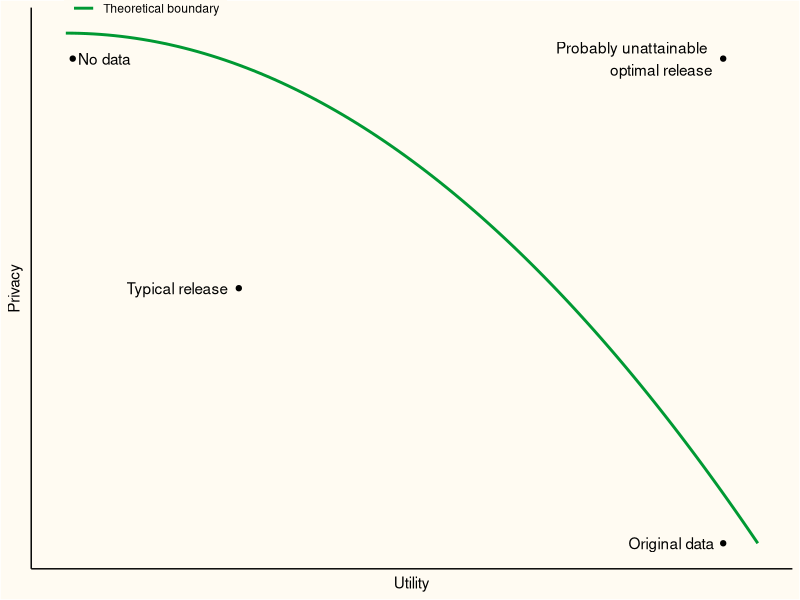
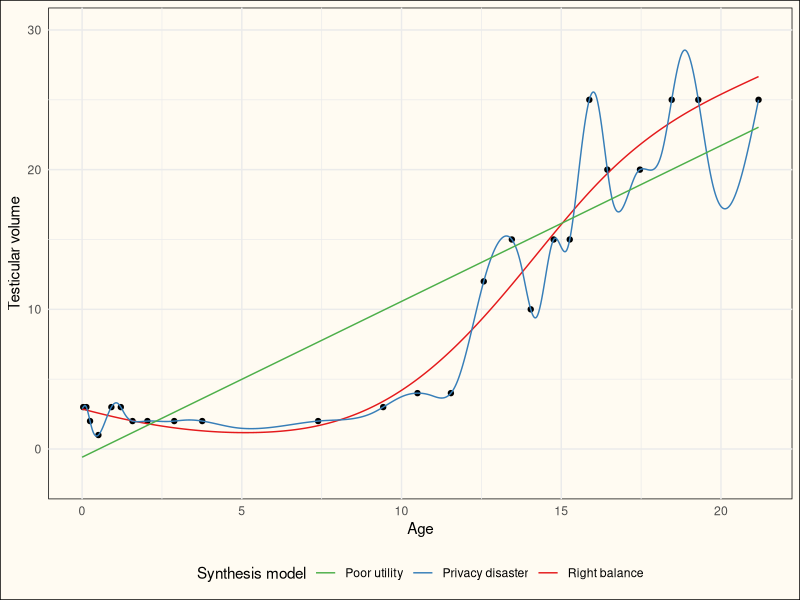
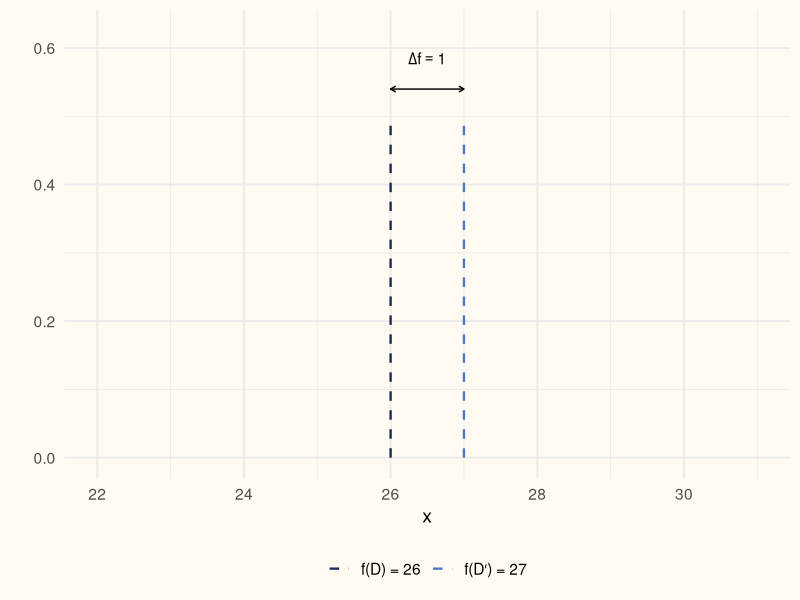
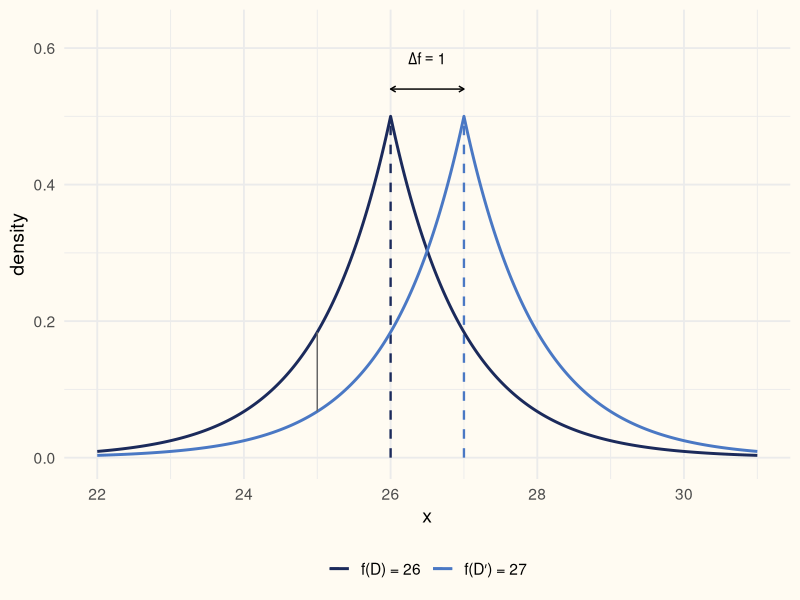

Here is the R script that generated these plots, in order:
## ---- chunk 1
#| echo: false
#| message: false
#| warning: false
library(ggplot2)

ggplot(data = data.frame(
  x = c(0.01, 0.95, 0.95, 0.25),
  y = c(-0.05, -1, -0.05, -0.5),
  label = c("No data", "Original data", "Probably unattainable\noptimal release", "Typical release")
), mapping = aes(x = x, y = y, label = label)) +
  stat_function(aes(col = "Theoretical boundary"), fun = \(x) -x^2, linewidth = 1) +
  xlim(0, 1) +
  theme_classic() +
  theme(axis.text = element_blank(),
        axis.ticks = element_blank(),
        legend.position = "inside",
        legend.position.inside = c(0.15, 1.02),
        legend.background = element_rect(fill = '#fffbf2'),
        panel.background = element_rect(fill = '#fffbf2'),
        plot.background = element_rect(fill = '#fffbf2')) +
  xlab("Utility") +
  ylab("Privacy") +
  geom_point() +
  geom_text(aes(hjust = c(-0.1, 1.1, 1.1, 1.1))) +
  scale_color_manual(values = c("#009933"))
## ---- chunk 2
#| echo: false
#| message: false
#| warning: false
#| fig-width: 9
#| fig-height: 7

set.seed(123)

data <- mice::boys
meth <- mice::make.method(data)
meth["bmi"] <- "~I(wgt/(hgt/100)^2)"
predmat <- mice::make.predictorMatrix(data)
predmat[c("hgt", "wgt"), "bmi"] <- 0

imp <- mice::mice(
  data, 
  method = meth, 
  predictorMatrix = predmat,
  maxit = 20, 
  m = 1,
  print = FALSE
)

data <- mice::complete(imp)

minidata <- data[seq(1, nrow(data), length.out = 25), ]

library(ggplot2)
library(patchwork)

# create new test data set to plot the lines
modeldata <- data.frame(
    age = seq(0, max(minidata$age), length.out = 1001)
)

# simple linear regression model
simple_fit <- lm(tv~age, data = minidata)
simple_pred <- predict(
    simple_fit, 
    newdata = modeldata,
    interval = "prediction"
)

# minimum norm spline
df <- 32
complex_x <- splines::ns(minidata$age, df = df, intercept = TRUE)
SVD <- svd(complex_x)
# calculate minimum norm regression coefficients
complex_fit <- SVD$v %*% ((t(SVD$u) %*% minidata$tv) / SVD$d)
# create test data spline
xnewspline <- splines::ns(modeldata$age, df = df,
                          knots = attr(complex_x, "knots"), 
                          Boundary.knots = attr(complex_x, "Boundary.knots"),
                          intercept = TRUE)
# calculate predicted values
complex_pred <- xnewspline %*% complex_fit

# calculate more or less correct model
right_fit <- lm(sqrt(tv) ~ splines::ns(age, knots = c(7, 16)), minidata)
right_pred <- predict(right_fit, newdata = modeldata, interval = "prediction")

unsign_sq <- \(x) sign(x) * x^2

color_scale <- RColorBrewer::brewer.pal(3, "Set1")
names(color_scale) <- c(
    "Right balance", "Privacy disaster", "Poor utility"
)

basic <- ggplot() +
    geom_point(aes(x = minidata$age, y = minidata$tv)) +
    scale_color_manual(name = "Synthesis model", values = color_scale) +
    theme_minimal() +
    ylim(-10, 40) +
    labs(x = "Age", y = "Testicular volume") +
    theme(
      legend.position = "bottom",
      panel.background = element_rect(fill = '#fffbf2'),
      plot.background = element_rect(fill = '#fffbf2')
    )


basic +
    geom_line(
        aes(
            x = modeldata$age, 
            y = unsign_sq(right_pred[,1]),
            col = "Right balance"
        )
    ) +
    geom_line(
        aes(
            x = modeldata$age, 
            y = complex_pred,
            col = "Privacy disaster"
        )
    ) +
    geom_line(
        aes(
            x = modeldata$age, 
            y = simple_pred[,1],
            col = "Poor utility"
        )
    ) +
    ylim(-2, 30)
## ---- chunk 3
#| include: false
library(ggplot2)

f    <- c(26, 27)                 # f(D) and f(D')
b    <- 1                         # scale = Delta f / epsilon
lap  <- function(x, mu, b) exp(-abs(x - mu) / b) / (2 * b)
cols <- c("f(D) = 26" = "#1B2A5B", "f(D\u2032) = 27" = "#4A78C4")

x <- seq(22, 31, 0.01)
d <- rbind(data.frame(x, P = lap(x, f[1], b), f = names(cols)[1]),
           data.frame(x, P = lap(x, f[2], b), f = names(cols)[2]))

dmax <- 1 / (2 * b)                       # peak of the Laplace density
bars <- data.frame(x = f, P = dmax, f = names(cols))

p <- ggplot(d, aes(x, P, colour = f)) +
    geom_segment(data = bars, aes(x = x, xend = x, y = 0, yend = P),
                 linewidth = .8, linetype = 2) +
    annotate("segment", x = f[1], xend = f[2], y = dmax * 1.08, yend = dmax * 1.08,
             arrow = arrow(ends = "both", length = unit(.15, "cm"))) +
    annotate("text", x = mean(f), y = dmax * 1.17, label = "Delta*f == 1", parse = TRUE) +
    scale_colour_manual(values = cols, name = NULL) +
    coord_cartesian(xlim = range(x), ylim = c(0, dmax * 1.25)) +
    theme_minimal(base_size = 14) +
    theme(
      legend.position = "bottom",
      panel.background = element_rect(fill = '#fffbf2', colour = NA),
      plot.background = element_rect(fill = '#fffbf2', colour = NA)
    ) +
    labs(y = " ")
## ---- chunk 4
#| echo: false
#| fig-width: 7
#| fig-height: 5
p
## ---- chunk 5
#| echo: false
#| fig-width: 7
#| fig-height: 5
p +
    geom_line(linewidth = 1) +
    annotate("segment", x = 25, xend = 25, y = lap(25, 27, b), yend = lap(25, 26, b),
             colour = "grey40") +
    labs(y = "density")
